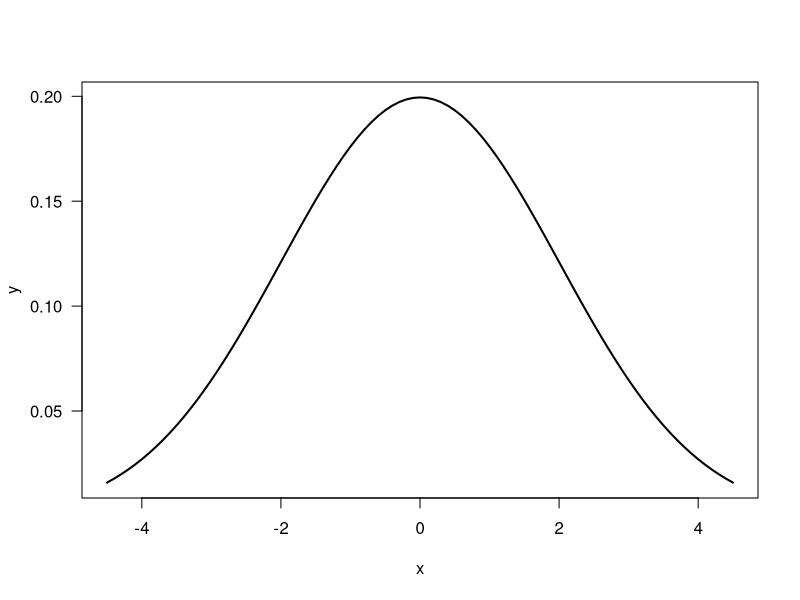
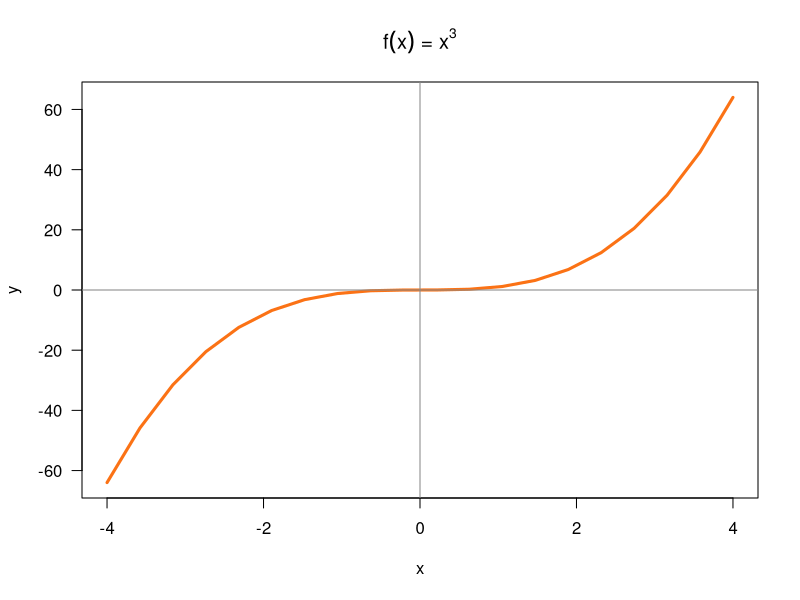
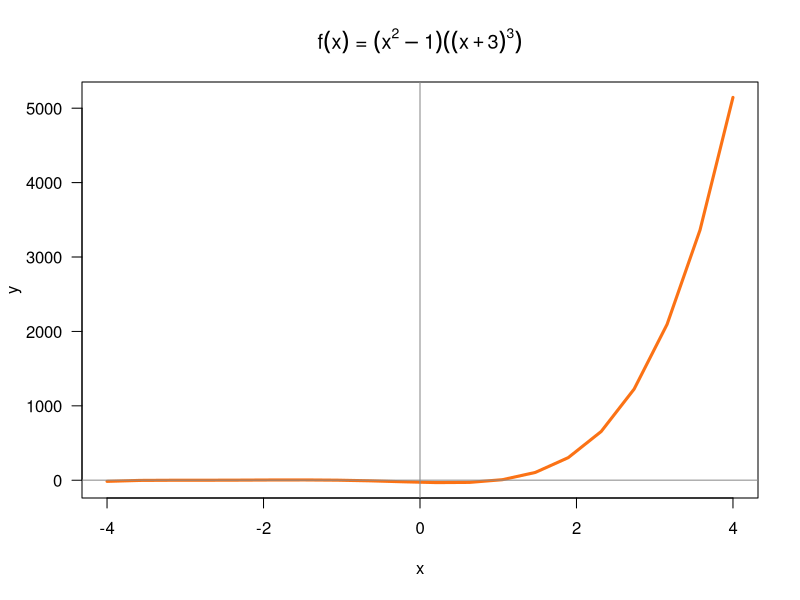
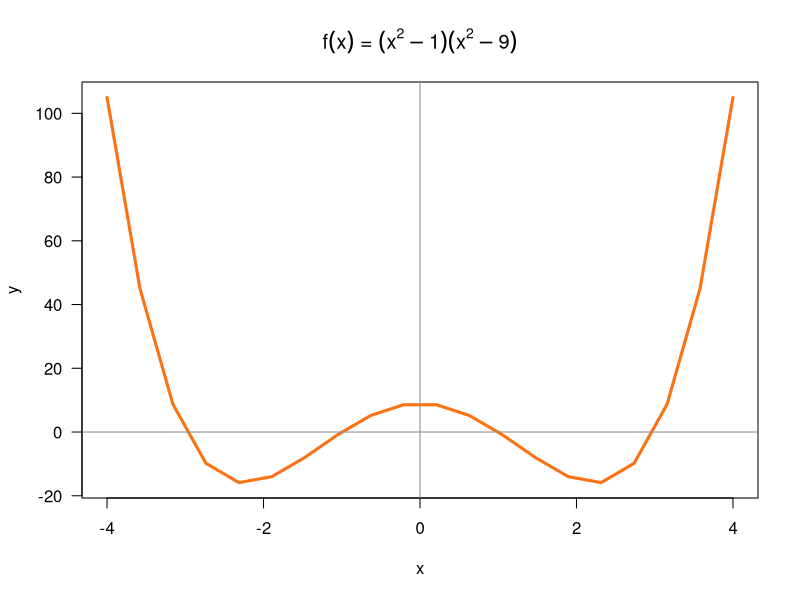

The R source for these figures, in order:
## ---- chunk 1
knitr::opts_chunk$set(echo = TRUE, error = TRUE)
## ---- chunk 2
#' @title f
#' @description returns square
#' @param x 
#' @return x squared
f <- function(x) {
  return (x^2)
}

#' @title g
#' @description returns 2x + 5
#' @param x 
#' @return 2x + 5
g <- function(x) {
  return (2*x + 5)
}

#' @title fog
#' @description returns f of g of x
#' @param x 
#' @return f of g of x
fog <- function(x) {
  return (f(g(x)))
}

#' @title gof
#' @description returns g of f of x
#' @param x 
#' @return g of f of x
gof <- function(x) {
  return (g(f(x)))
}

#' @title pythagoras
#' @description pythagorean theorem for triangles
#' @param x, y
#' @return hypotenuse length
pythagoras <- function(x, y = x) {
  return (sqrt(x^2 + y^2))
}

#' @title circle_area
#' @description returns area of circle
#' @param radius
#' @return area of circle
circle_area <- function(radius=1) {
  negative <- FALSE
  if(radius < 0) negative <- TRUE
  if (negative) stop("radius cannot be negative")
  else return (pi*radius^2)
}

#' @title cylinder_area
#' @description area of cylinder
#' @param radius, height
#' @return area of cylinder
#area of cylinder, default = 1, 1
cylinder_area <- function(radius=1, height=1) {
  negative <- FALSE
  if(radius < 0 | height < 0) negative <- TRUE
  if (negative) stop("radius cannot be negative")
  else return (2*pi*radius*height + 2*circle_area(radius))
}

#' @title cylinder_volume
#' @description returns volume of cylinder
#' @param radius, height
#' @return volume of cylinder
#volume of cylinder, default = 1, 1
cylinder_volume <- function(radius=1, height=1) {
  negative <- FALSE
  if(radius < 0 | height < 0) negative <- TRUE
  if (negative) stop("radius cannot be negative")
  else return (circle_area(radius)*height)
}

#' @title miles2kms
#' @description converts miles to km
#' @param miles
#' @return km
#converts miles to km, default of 1
miles2kms <- function(miles=1) {
  mile = c()
  km = c()
  for (i in 1:100) {
    mile = c(mile, i)
    km = c(km, 1.6*i)
  }
  return (data.frame(mile, km))
}

#' @title gallons2liters
#' @description converts gallons to liters
#' @param gallons
#' @return liters
#converts gallons to liters, default of 1
gallons2liters <- function(gal=1) {
  liters = c()
  gallons = c()
  for (i in 1:100) {
    gallons = c(gallons, i)
    liters = c(liters, 3.78542*i)
  }
  return (data.frame(gallons, liters))
}

#' @title liters2gallons
#' @description  converts liters to gallons
#' @param liters
#' @return gallons
#converts liters to gallons
liters2gallons <- function(lit=1) {
  liters = gallons2liters()$gallons
  return (mutate(data.frame(liters), gallons = .264172*liters))
}

#' @title seconds2years
#' @description converts seconds to years
#' @param seconds
#' @return years
#converts seconds to years
seconds2years <- function(seconds) {
  return (seconds/(365*24*60*60))
}
seconds2years(1000000000)

#' @title gaussian
#' @description returns result of gaussian formula
#' @param x, m, s
#' @return result of gaussian formula
gaussian <- function(x, m, s) {
  return ((2.71828^(-.5*((x - m)/s)^2))/(s*sqrt(2*pi)))
}
dnorm(1, 0, 2)
gaussian(1, 0 ,2)
x <- seq(from = -4.5, to = 4.5, by = 0.1)
y <- c()
for (i in x)
  y <- c(y, gaussian(i, 0, 2))
plot(x, y, las = 1, type = "l", lwd = 2)
## ---- chunk 3
#' @title f1
#' @description returns cube
#' @param x
#' @return x^3
f1 <- function(x) {
  return (x^3)
}
x <- seq(-4, 4, length.out = 20)
y <- f1(x)
plot(x, y, type = 'l', lwd = 3, col = "#FB7215", las = 1)
abline(h = 0, v = 0, col = '#888888aa', lwd = 1.5)
title(main = expression(paste(f(x), ' = ', x^3)))

#' @title f2
#' @description returns ((x^2 - 1)*((x+3)^3))
#' @param x
#' @return ((x^2 - 1)*((x+3)^3))
f2 <- function(x) {
  return ((x^2 - 1)*((x+3)^3))
}
x <- seq(-4, 4, length.out = 20)
y <- f2(x)
plot(x, y, type = 'l', lwd = 3, col = "#FB7215", las = 1)
abline(h = 0, v = 0, col = '#888888aa', lwd = 1.5)
title(main = expression(paste(f(x), ' = ', (x^2 - 1)*((x+3)^3))))

#' @title f3
#' @description returns ((x^2 - 1)*(x^2 - 9))
#' @param x
#' @return ((x^2 - 1)*(x^2 - 9))
f3 <- function(x) {
  return ((x^2 - 1)*(x^2 - 9))
}
x <- seq(-4, 4, length.out = 20)
y <- f3(x)
plot(x, y, type = 'l', lwd = 3, col = "#FB7215", las = 1)
abline(h = 0, v = 0, col = '#888888aa', lwd = 1.5)
title(main = expression(paste(f(x), ' = ', (x^2 - 1)*(x^2 - 9))))
## ---- chunk 4
descriptive <- function(v) {
  a <- summary(v)
  a$range <- max(v) - min(v)
  a$iqr <- IQR(v)
  a$sd <- sd(v)
  return (a)
}

squish <- function(x) {
  if (x < 0) {
    return (0)
  } else if (x > 100) {
    return (100)
  }
  return (x)
}

is_even <- function(num) {
  if (!is.numeric(num)) {
    return ("NA")
  } else if (num %% 2 == 0) {
    return (TRUE)
  }
  return (FALSE)
}

is_odd <- function(num) {
  res <- is_even(num)
  if (res == "NA") {
    return ("NA")
  } else if (res == TRUE) {
    return (FALSE)
  }
  return (TRUE)
}

grade <- function(score) {
  if (score < 0 | score > 100) {
    stop("score must be a number between 0 and 100")
    return ("")
  } else if (score > 90) {
    return ("A")
  } else if (score > 80) {
    return ("B")
  } else if (score > 70) {
    return ("C")
  } else if (score > 60) {
    return ("D")
  } else {
    return ("F")
  }
}

miles2inches <- function(m) {
  return (m*63360)
}
miles2feet <- function(m) {
  return (m*5280)
}
miles2yards <- function(m) {
  return (m*1760)
}
miles2meters <- function(m) {
  return (m*.00062137)
}
miles2kms <- function(m) {
  return (m*.62137)
}

convert <- function(miles, to) {
  switch(to,
         "in" = return (miles2inches(miles)),
         "ft" = return (miles2feet(miles)),
         "yd" = return (miles2yards(miles)),
         "m" = return (miles2meters(miles)),
         "km" = return (miles2kms(miles))
  )
}
